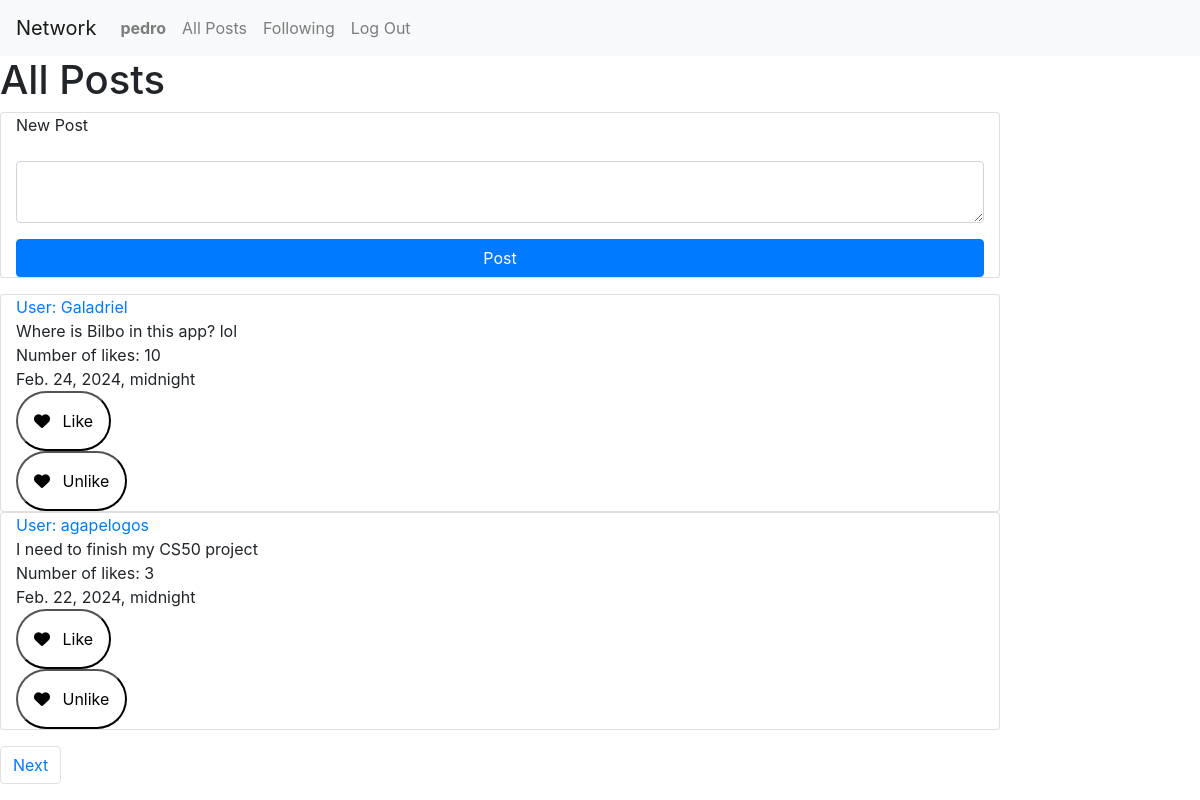
Before: / (signed in) with the older database file.
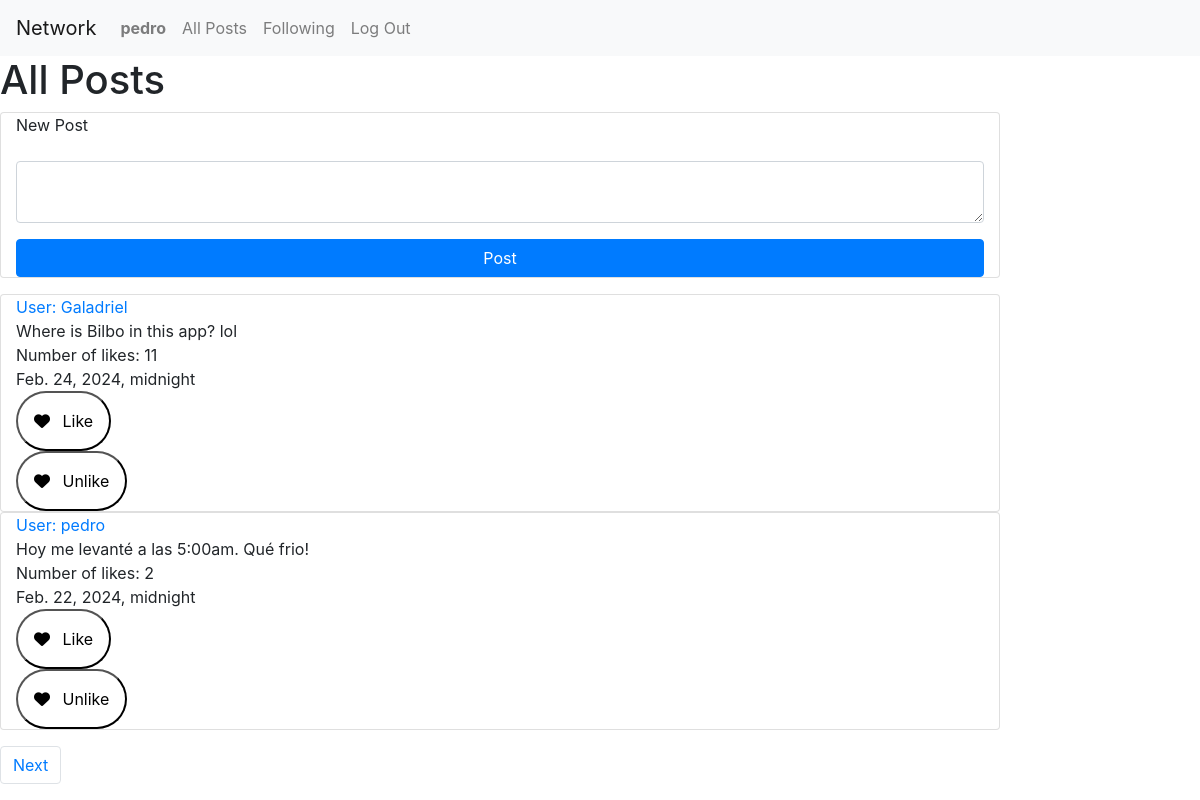
After: the same page with the newer database file.
### network/models.py (models this page shows, shortened)
class Post(models.Model):
    user = models.ForeignKey(User, on_delete=models.CASCADE, blank=True, null=True, related_name="poster")
    post = models.CharField(max_length=64)
    date = models.DateTimeField()
    likes = models.IntegerField(default=1)

class User(AbstractUser):
    pass
    def __str__(self):
        return self.username

### network/views.py (the view)
# urls.py: path("", views.index, name="index"),
def index(request):
    if request.user.is_authenticated:
        posts = Post.objects.all().order_by("-date")
        paginator = Paginator(posts, 2) #show 2 posts per page
        page_number = request.GET.get('page')
        page_obj = paginator.get_page(page_number)
        return render(request, "network/index.html", {
            "page_obj": page_obj,
        })
    else:
        return render(request, "network/index.html")

### network/templates/network/index.html (shortened to what this page needs)
{% extends "network/layout.html" %}
{% block body %}
{% if user.is_authenticated %}
    <h1> All Posts</h1>
    <div>
        <form action="{% url 'new_post' %}" method="post">
            <div class="mb-3 card col-10">
                <div class="mb-3">
                    <label for="post" class="form-label">New Post</label>
                </div>
                <div class="mb-3">
                    <textarea class="form-control" name="text-compose" rows="2"></textarea>
                </div>
                <input class="btn btn-primary" type="submit" value="Post">
            </div>
        </form>
        <div class="mb-3">
            {% for post in page_obj %}
            <div class="card col-10">
                <div><a id="users" class="" href="{% url 'profile' user_id=post.user.id %}"> User: {{ post.user }}</a></div>
                <div id="contentIndexPost">{{ post.post }}</div>
                <div id="countLike_{{post.id}}" class="color">Number of likes: {{post.likes}}</div>
                <div>{{ post.date }}</div>
                <div id="likeButton">
                    <button class="button button-like" onclick="likePost({{post.id}})">
                        <i class="fa fa-heart"></i>
                        <span>Like</span>
                    </button>
                </div>
                <div class="unlikeButton" style="display: block">
                    <button class="button button-like" onclick="unlikePost({{post.id}})">
                        <i class="fa fa-heart"></i>
                        <span>Unlike</span>
                    </button>
                </div>
            </div>
            {% endfor %}
        </div>
    </div>
    <div>
        <nav aria-label="Page navigation example">
            <ul class="pagination">
                {% if page_obj.has_next %}
                <li class="page-item"><a class="page-link" href="?page={{ page_obj.next_page_number }}">Next</a></li>
                {% endif %}
            </ul>
          </nav>
    </div>
{% else %}
<div class="mb-3">
    <h1>Log in or register to be able to see posts and post!</h1>
</div>
{% endif %}
{% endblock %}

Changed rows visible on the page:
no longer on this page (row unchanged): Post: user "agapelogos", post "I need to finish my CS50 project", likes "3", date "Feb. 22, 2024, midnight"
changed Post "Where is Bilbo in this app? lol": likes "10" → "11"
now on this page (row edited): Post: user "pedro", post "Hoy me levanté a las 5:00am. Qué frio!", likes "2", date "Feb. 22, 2024, midnight"
